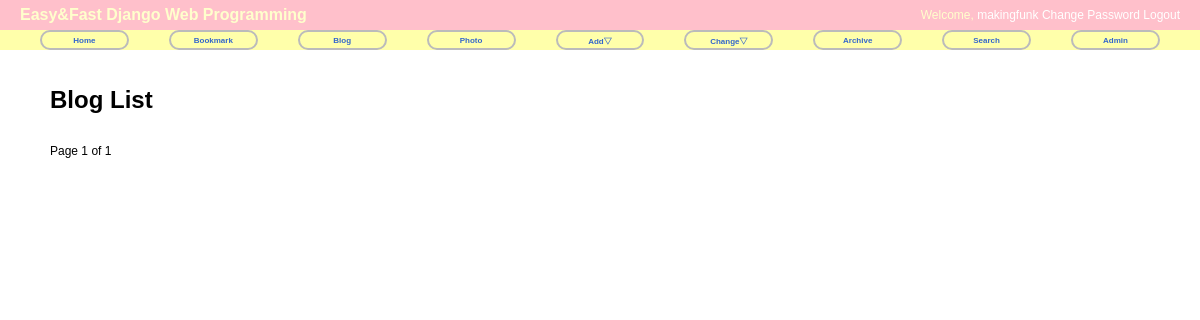
The page /blog/ on the database as committed earlier.
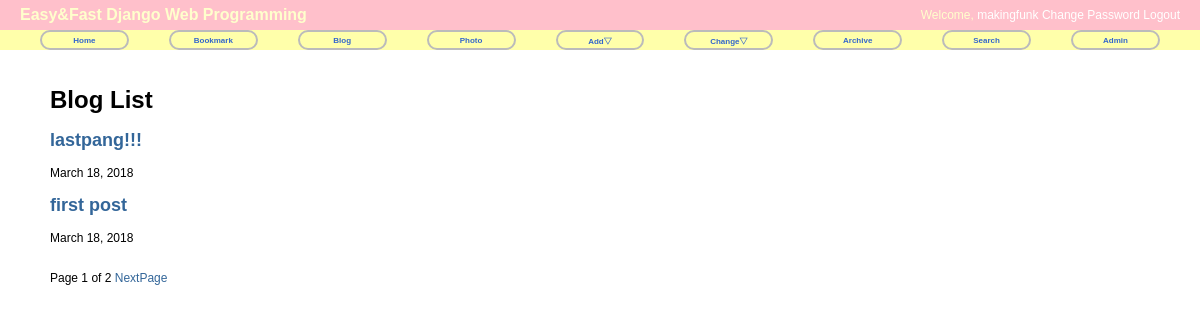
The same page on the database as committed later.
### blog/models.py (models this page shows, shortened)
@python_2_unicode_compatible
class Post(models.Model):
    title = models.CharField('TITLE',max_length=50)
    slug = models.SlugField('SLUG',unique=True,allow_unicode=True,help_text='one word for title alias')
    description = models.CharField('DESCRIPTION',max_length=100,blank=True,help_text='simple description text.')
    content = models.TextField('CONTENT')
    create_date = models.DateTimeField('Create Date',auto_now_add=True)
    modify_date = models.DateTimeField('Modify Date',auto_now=True)
    class Meta:
        verbose_name = 'post'
        verbose_name_plural = 'posts'
        db_table = 'my_post'
        ordering = ('-modify_date',)
    def get_absolute_url(self):
        return reverse('blog:post_detail',args=(self.slug,))

### blog/views.py (the view)
class PostLV(ListView):
    model = Post
    template_name = 'blog/post_all.html'
    context_object_name = 'posts'
    paginate_by = 2

### blog/templates/blog/post_all.html (shortened to what this page needs)
{% extends "base.html" %}
{% block content %}
<div id="content">
<h1>Blog List</h1>
{% for post in posts %}
    <h2><a href='{{ post.get_absolute_url }}'>{{ post.title }}</a></h2>
    {{ post.modify_date|date:"N d, Y" }}
{% endfor %}
<br/>
<div>
    <span>
        Page {{ page_obj.number }} of {{ page_obj.paginator.num_pages }}
        {% if page_obj.has_next %}
            <a href="?page={{ page_obj.next_page_number }}">NextPage</a>
        {% endif %}
    </span>
</div>
</div>
{% endblock %}

### templates/base.html (shortened to what this page needs)
<!doctype html>
<html lang="ko">
<head>
    {% load staticfiles %} # 2
    <link rel="stylesheet" href="{% static "css/base.css" %}" type="text/css">
    <link rel="stylesheet" href="{% block extrastyle %}{% endblock %}">
</head>
<body>
<div id="header">
    <h2 class="maintitle">Easy&amp;Fast Django Web Programming</h2>
    <h4 class="welcome">Welcome, <a href="#">makingfunk</a>
        <a href="#">Change Password</a>
        <a href="#">Logout</a>
    </h4>
</div>
<div id="menu">
    <li><a href="{% url 'home' %}">Home</a></li>
    <li><a href="{% url 'bookmark:index' %}">Bookmark</a></li>
    <li><a href="{% url 'blog:index' %}">Blog</a></li>
    <li><a href="#">Photo</a></li>
    <li><a href="#">Add&bigtriangledown;</a>
    </li>
    <li><a href="#">Change&bigtriangledown;</a>
    </li>
    <li><a href="{% url 'blog:post_archive' %}">Archive</a></li>
    <li><a href="#">Search</a></li>
    <li><a href="{% url 'admin:index' %}">Admin</a></li>
</div>
{% block content %}{% endblock %}
</body>
</html>

### static/css/base.css (style rules this page uses)
body { font-family: "Lucida Grande", Verdana, Arial, sans-serif; font-size: 12px; }
div#header { position: absolute; top: 0px; left: 0px; height: 30px; width: 100%; display: table; background: pink; }
div#menu { position: absolute; top: 30px; left: 0px; height: 20px; width: 100%; display: table; table-layout: fixed; border-spacing: 40px 0px; background: #ffa; font-size: 8px; }
div#content { position: absolute; top: 70px; left: 50px; right: 50px; }
.maintitle { display: table-cell; vertical-align: middle; padding-left: 20px; color: #ffc; font-weight: bold; font-size: 16px; }
.welcome { display: table-cell; vertical-align: middle; text-align: right; padding-right: 20px; color: #ffc; font-weight: normal; font-size: 12px; }
.welcome a:link, .welcome a:visited { color: white; }
div#menu a:link, div#menu a:visited { color: #36c; }
div#menu > li { display: table-cell; vertical-align: middle; border: 2px solid #bbb; border-radius: 25px; text-align: center; font-weight: bold; }
a:link, a:visited { color: #369; text-decoration: none; }

Rows that differ between the two databases and show on the page:
added Post: title "lastpang!!!", modify_date "March 18, 2018"
added Post: title "first post", modify_date "March 18, 2018"
Other text that changed with them:
{{ page_obj.paginator.num_pages }}: "1" → "2"
text now shown: "NextPage"
